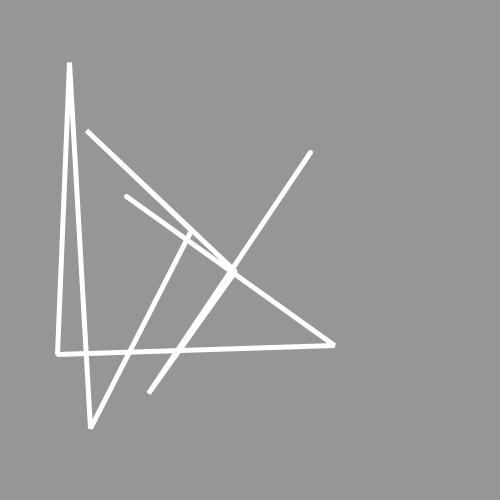
Frame 1 (no input)
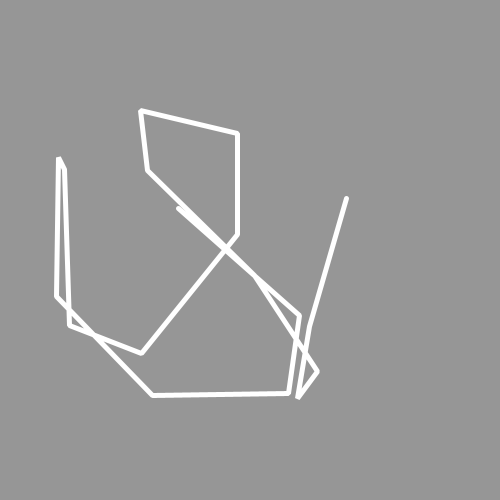
Frame 60 (the mouse pressed at the canvas centre just before this capture)
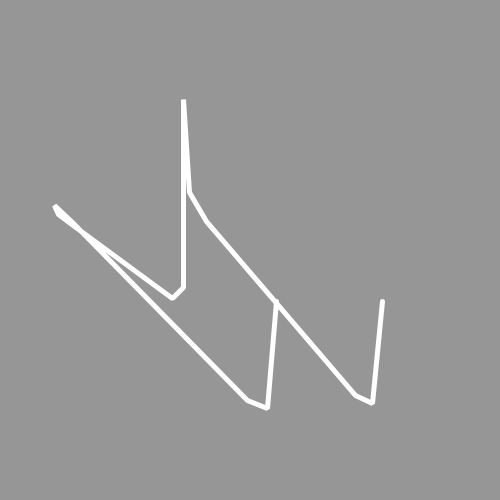
Frame 120 (the mouse held since frame 60 and released just before this capture)

The Processing sketch that drew these frames (run headless with seeded random() and noise(); from frame 60 on, the mouse is pressed at the canvas centre):

// Processing sketch: processing_147137
// ── processing_147137.pde

class Graph {
  float[] xs;
  float[] ys;
  int l;
  boolean[][] adj;

  Graph(int n) {
    l = n;
    xs = new float[n];
    ys = new float[n];
    adj = new boolean[n][n];
  }

  int order() {
    return l;
  }

  boolean isAdjacent(int u, int v) {
    return adj[max(u%l, v%l)][min(u%l, v%l)];
  }

  void join(int u, int v) {
    adj[max(u%l, v%l)][min(u%l, v%l)] = true;
  }

  void unjoin(int u, int v) {
    adj[max(u%l, v%l)][min(u%l, v%l)] = false;
  }

  float getX(int u) {
    return xs[u%l];
  }

  float getY(int u) {
    return ys[u%l];
  }

  void setX(int u, float x) {
    xs[u%l] = x;
  }

  void setY(int u, float y) {
    ys[u%l] = y;
  }

  void display() {
    /*
    for (int i=0; i<l; i++) {
      ellipse(xs[i], ys[i], 8, 8);
      for (int j=0; j<i; j++) {
        if ((xs[i] > width + 4 && xs[j] > width + 4) || (xs[i] < -4 && xs[j] < -4) || (ys[i] > height + 4 && ys[j] > height + 4) || (ys[i] < -4 && ys[j] < -4)) {
          adj[i][j] = false;
        }
        if (adj[i][j]) {
          line(xs[i], ys[i], xs[j], ys[j]);
        }
      }
    }*/
    
    beginShape();
    for (int i=0; i<l; i++) {
      vertex(xs[i],ys[i]);
    }
    endShape();
    
    /*
    if (l>0) {
      beginShape();
      vertex(xs[0], ys[0]);
      for (int i=1; i<l-1; i++) {
        bezierVertex(xs[i-1], ys[i-1], xs[i+1], ys[i+1], 0.5*(xs[i]+xs[i+1]), 0.5*(ys[i]+ys[i+1]));
      }
      vertex(xs[l-1], ys[l-1]);
      endShape();
    }*/
    
    
  }

  Graph theta() {
    int n = 0;
    float x = 0;
    float y = 0;
    int[] is = new int[l*(l-1)/2];
    int[] js = new int[l*(l-1)/2];
    for (int i=0; i<l; i++) {
      for (int j=0; j<i; j++) {
        if (adj[i][j]) {
          is[n] = i;
          js[n] = j;
          n++;
        }
      }
    }
    Graph lineGraph = new Graph(n);
    for (int u=0; u<n; u++) {
      x = (xs[is[u]]+xs[js[u]])/2;
      y = (ys[is[u]]+ys[js[u]])/2;
      lineGraph.setX(u, x);
      lineGraph.setY(u, y);
      for (int v=0; v<u; v++) {
        if (is[u] == is[v] || js[u] == js[v] || is[u] == js[v] || js[u] == is[v]) {
          lineGraph.join(u, v);
        }
        else {
          lineGraph.unjoin(u, v);
        }
      }
    }
    return lineGraph;
  }

  Graph phi(float s) {
    float t = 1 - s/2;
    int n = 0;
    float x0 = 0;
    float y0 = 0;
    float x1 = 0;
    float y1 = 0;
    int[] is = new int[l*(l-1)/2];
    int[] js = new int[l*(l-1)/2];
    for (int i=0; i<l; i++) {
      for (int j=0; j<i; j++) {
        if (adj[i][j]) {
          is[n] = i;
          js[n] = j;
          n++;
        }
      }
    }
    Graph lineGraph = new Graph(2*n);
    for (int u=0; u<n; u++) {
      x0 = t*xs[is[u]] + (1-t)*xs[js[u]];
      y0 = t*ys[is[u]] + (1-t)*ys[js[u]];
      x1 = (1-t)*xs[is[u]] + t*xs[js[u]];
      y1 = (1-t)*ys[is[u]] + t*ys[js[u]];
      lineGraph.setX(2*u+1, x0);
      lineGraph.setY(2*u+1, y0);
      lineGraph.setX(2*u, x1);
      lineGraph.setY(2*u, y1);
      lineGraph.join(2*u+1, 2*u);
      for (int v=0; v<u; v++) {
        if (is[u] == is[v]) {
          lineGraph.join(2*u+1, 2*v+1);
        }
        if (js[u] == js[v]) {
          lineGraph.join(2*u, 2*v);
        }
        if (is[u] == js[v]) {
          lineGraph.join(2*u+1, 2*v);
        }
        if (js[u] == is[v]) {
          lineGraph.join(2*u, 2*v+1);
        }
      }
    }
    return lineGraph;
  }
}










Graph g = new Graph(10);

boolean[] dirs = new boolean[10];


boolean b = true;
float t = 0;
float targetX;
float targetY;
int c;
int d;

void setup() {
  size(500, 500);
  background(150);
  smooth();
  strokeWeight(5);
  strokeCap(ROUND);
  strokeJoin(BEVEL);
  stroke(255);
  //fill(255);
  noFill();

  t = 0;
  
  g = new Graph(10);
  
  for (int i=0; i<10; i++) {
    boolean retry = true;
    while (retry) {
      retry = false;
      g.setX(i, random(50, width-50));
      g.setY(i, random(50, height-50));
      for (int j=0; j<i; j++) {
        if (dist(g.getX(i), g.getY(i), g.getX(j), g.getY(j)) <= 50) {
          retry = true;
        }
      }
    }
    dirs[i] = random(0, 1)>0.5;
    for (int j=0; j<i; j++) {
      if (/*dist(g.getX(i), g.getY(i), g.getX(j), g.getY(j)) <= 350 && dist(g.getX(i), g.getY(i), g.getX(j), g.getY(j)) >= 10 && random(0, 1)<0.8*/ j+1 == i) {
        g.join(i, j);
      }
      else {
        g.unjoin(i, j);
      }
    }
  }
}


void draw() {
  for (int i=0; i<g.order(); i++) {
    targetX = 50;
    targetY = 50;
    c = 0;
    d = 0;
    for (int j=0; j<g.order(); j++) {
      if (g.getX(i)>g.getX(j)) {
        c++;
      }
      if (g.getX(i)<g.getX(j)) {
        c--;
      }
      if (g.getY(i)>g.getY(j)) {
        d++;
      }
      if (g.getY(i)<g.getY(j)) {
        d--;
      }
    }
    if (c > 0) {
      targetX = width - 50;
    }
    if (d >= 0) {
      targetY = height - 50;
    }
    g.setX(i, g.getX(i) + 0.01*(targetX-g.getX(i)));
    g.setY(i, g.getY(i) + 0.01*(targetY-g.getY(i)));
    /*if (dirs[i] /*i%2==0*//*) {
     g.setX(i, g.getX(i) + cos(0.01*t*TWO_PI));
     g.setY(i, g.getY(i) + sin(0.01*t*TWO_PI));
     }
    else {
     g.setX(i, g.getX(i) + sin(0.01*t*TWO_PI));
     g.setY(i, g.getY(i) + cos(0.01*t*TWO_PI));
     }*/
  }
  Graph p = g.phi(t*0.01);
  if (t >= 100) {
    for (int i=0; i<g.order(); i++) {
      dirs[i] = random(0, 1)>0.5;
    }
  }
  
  if (g.order() <= 1) {
    setup();
  }

  /*
 if (t >= 100) {
   p = g.theta();
   }
   if (t <= 0) {
   p = g.phi(0);
   }*/

  background(150);
  p.display();
  if (t < 0) {
    //b = true;
    //delay(1000);
  }
  if (t > 100) {
    //b = false;
    //delay(1000);
    t = 0;
    g = g.theta();
  }
  if (b) {
    t++;
  }
  else {
    t--;
  }



  if (keyPressed && key == ' ') {
    setup();
  }
}
